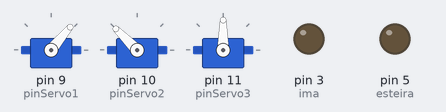
The sketch below on a simulated Arduino Nano, built with avr-gcc and run on an emulated ATmega328P. Parts: 3 × servo, output pins drawn as LEDs (lit = HIGH).

Above: at 0.1 s.
At 6.15 s:
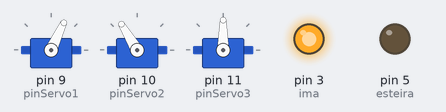
At 19.5 s:
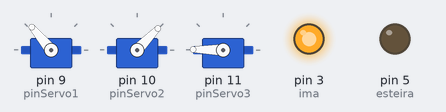
At 21.66 s:
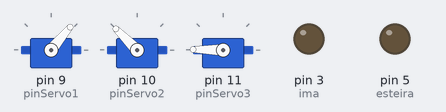
At 24.8 s:
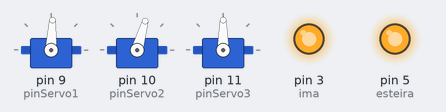
At 38.4 s:
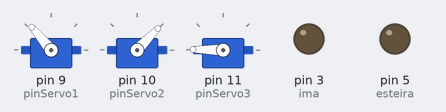
Timing chart, 0 to 40.0 s (numbered marks = the images above):
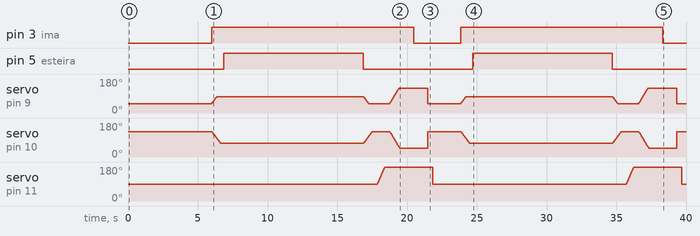

Measured:
- by itself, pin 3 (ima): alternates HIGH for 14.5 s and LOW for 3.4 s
- by itself, pin 5 (esteira): alternates HIGH for 10.0 s and LOW for 7.8 s
- by itself, servo on pin 11 (pinServo3): ramps from 90° to 179° and jumps back, once every 17.8 s

The sketch:

sourcecode.ino
```cpp
/*
CONTROLE DA GARRA MAGNÉTICA E DA ESTEIRA (Arduíno NANO)
10/02/2021
Aluno: Paulo Victor Pereira Lima  - Turma: Eletrônica S6
Disciplina: Projeto integrador  - Professor: Michael Duarte
*/

#include <Servo.h> //Incluindo biblioteca para controle dos servomotores

#define pinServo1 9   //Associando constantes aos pinos dos servos
#define pinServo2 10
#define pinServo3 11

#define esteira 5 //Definindo o pino da esteira no arduíno

#define ima 3 //Definindo o pino do ímã no arduíno

Servo servo1; //Declarando servos
Servo servo2;
Servo servo3;

void setup() {

  servo1.attach(pinServo1); //Definindo pinos dos servos
  servo2.attach(pinServo2);
  servo3.attach(pinServo3);

  servo1.write(50); //Definindo posicao inicial da garra
  servo2.write(135);
  servo3.write(90);

  pinMode(esteira, OUTPUT); //Definindo esteira
  digitalWrite(esteira, LOW);

  pinMode(ima, OUTPUT);  //Definindo ima
  digitalWrite(3, LOW);

  delay(4000);

}

void loop() {

servo1.write(50); //Controle da posicao da garra: definido posicoes diretamente para uma maior velocidade no movimento
  servo2.write(135);
  servo3.write(90);
  delay(2000);

  digitalWrite(ima, HIGH);

  int tempo=10;
  int i1=50;
  for(int i2=135;i2>73;i2--)  //Controle da posicao da garra: utilizando 'for' para uma maior suavidade no movimento
  {
    if (i1<87) i1++;

    servo1.write(i1);
    servo2.write(i2);
    delay(tempo);
  }
  delay(250);


  digitalWrite(esteira, HIGH);
  delay(10000);
  digitalWrite(esteira, LOW);


  tempo=10;
  i1=87;
  for(int i2=73;i2<135;i2++)
  {
    if (i1>50) i1--;

    servo2.write(i2);
    servo1.write(i1);
    delay(tempo);
  }
  delay(350);


  tempo=6;
  for(int i3=90;i3<180;i3++)
  {
    servo3.write(i3);
    delay(tempo);
  }
  delay(350);


  tempo=8;
  i1=50;
  for(int i2=135;i2>45;i2--)
  {
    if (i1<130) i1++;

    servo1.write(i1);
    servo2.write(i2);
    delay(tempo);
  }
  delay(1000);

  digitalWrite(ima, LOW);
  delay(1000);

  servo1.write(50);
  servo2.write(135);
  servo3.write(179);
  delay(360);

}
```
